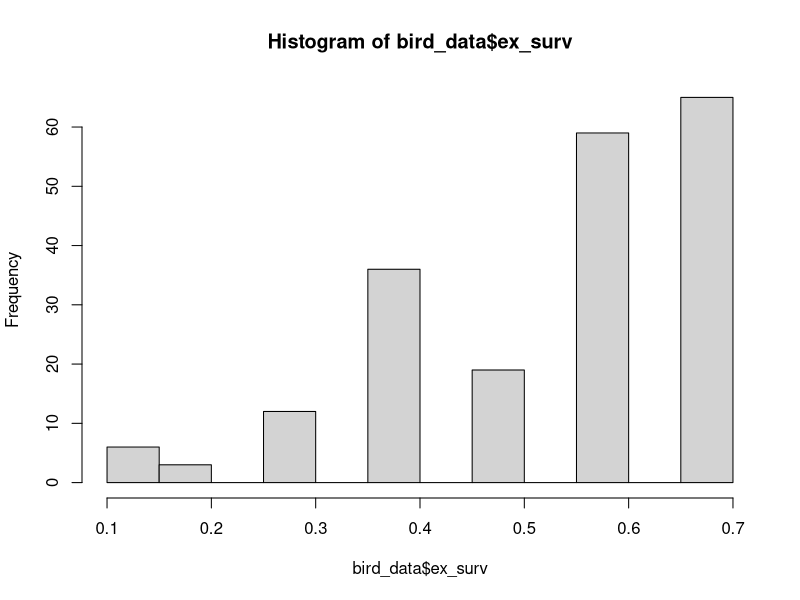

Recreate this plot in R.
# For loop & function demonstration code
# Code Club Oct 27 2022
# SJC & LAB


# This exercise is pretty much simulating a telemetry data set for a population 
# where you have individual information but not any more telemetry 
# your funding got cut, sorry, now you have to do a simulation

# Individual data

#set.seed(999) # makes it so everyone gets the same numbers

# *********************** STEP 1: FAKE BANDING DATA ************************************
id <- 1:200 # individual id, sequenced 1-200
sex <- c(rep("m", 100), rep("f", 100)) # repeats "m" 100 times and "f" 100 times to represent sex
age <- sample(x=c("hy", "ahy"), size=200, prob=c(0.3, 0.6), replace=T) # samples "hy" (atch year) and "ahy" (after hatch year) with a 30% chance of hy and a 60% chance of ahy
tarsus <- rnorm(200, 50, 10) # tarsus length, from normal distribution
bill <- rnorm(200, 70, 15) # bill length, from normal distribution
site <- sample(x=c('Maine', 'Middle Earth', 'Australia', 'Tatooine', "Missouri"), size=200, prob=c(0.2, 0.3, 0.1, 0.1, 0.3), replace=T) # samples site, same way as age

bird_data <- data.frame(id=id, # make into data frame
                        sex=sex,
                        age=age,
                        tarsus=tarsus,
                        bill=bill,
                        site=site)
head(bird_data) # look at data


# ********************* STEP 2: GET MORE INFORMATION FROM DATA *************************
# new column: fake body condition index 
bird_data$condition <- bird_data$bill + bird_data$tarsus # add bill length + tarsus to get body condition
quantile(bird_data$condition, probs=0.25) # find worst 25% of body condition #106 (save for later)

# calculate mean body condition and number of hy individuals at each site
site_data <- data.frame(matrix(NA, nrow=length(unique(bird_data$site)), ncol=4)) # empty data frame for site data
names(site_data) <- c('site', 'mean_condition', 'count', 'hy_count') # add column names
site_data$site <- unique(bird_data$site) # fill in site names in site column

# fill in site data 
# ** FOR LOOP **
for (i in 1:length(site_data$site)){ # i = site
  site_data$mean_condition[i] <- mean(bird_data$condition[which(bird_data$site==site_data$site[i])])
  site_data$count[i] <- length(which(bird_data$site==site_data$site[i]))
  site_data$hy_count[i] <- length(which(bird_data$age[which(bird_data$site==site_data$site[i])]=="hy"))
}
site_data # look at data

# add survival information here.....
# we are going to pretend that we know some survival rates based on a previous study
#.... you would never actually know all this but whatever it's all fake anyway
#     1. baseline survival rate for an adult bird is 0.7
#     2. But for males it's 0.1 less than females
#     3. If their body condition is less than 107 survival drops by 0.3
#     4. And survival is 0.2 less in middle earth than the baseline
# small male birds from middle earth are fucked

# So we're going to add a column for expected survival and figure out what it will be for each
bird_data$ex_surv <- 0.7 # baseline survival column

# ** FOR LOOP **
# each individual is different so we're looping through individuals
for (i in 1:nrow(bird_data)){ # i = individual bird
  if (bird_data$sex[i]=='m'){
    bird_data$ex_surv[i] <- bird_data$ex_surv[i]-0.1
  }
  if (bird_data$condition[i]<106){
    bird_data$ex_surv[i] <- bird_data$ex_surv[i]-0.3
  }
  if(bird_data$site[i]=='Middle Earth'){
    bird_data$ex_surv[i] <- bird_data$ex_surv[i]-0.2
  }
}
hist(bird_data$ex_surv)


# **** PART 3 : SOMETHING YOU NEED A FOR LOOP FOR *****
# simulate telemetry data (or something else with survival over time. Gonna get back to this later)


# **** PART 4: SOMETHING YOU NEED A FUNCTION FOR ****
# something about landcover

# ****** PART 5: PUT TOGETHER SOME KIND OF DATA SET, I GUESS *****
# put together simulated capture recapture data sets with a few different parameter situations

# 